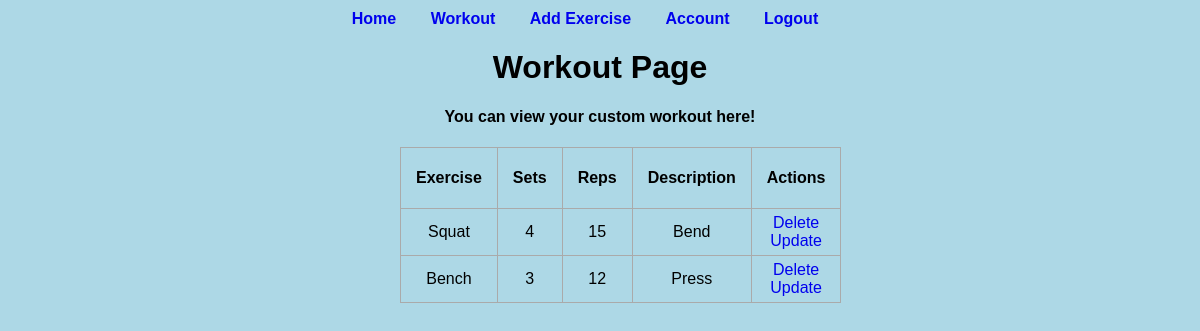
The page /exercises (signed in) on the database as committed earlier.
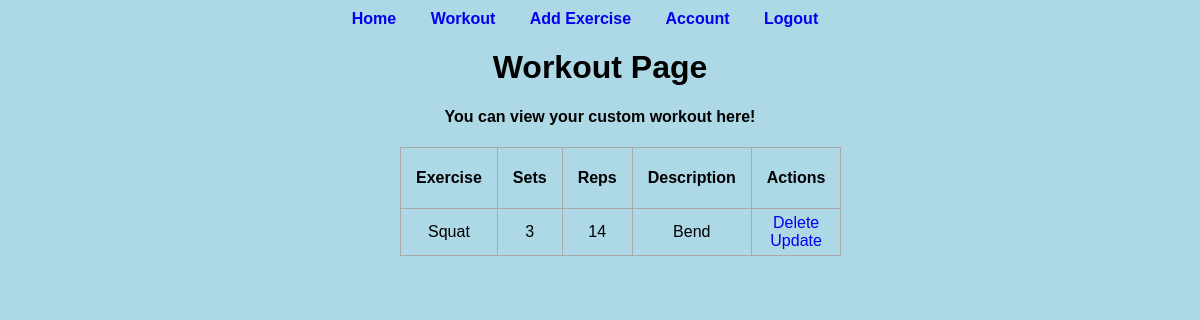
The same page on the database as committed later.
### application/models.py (models this page shows, shortened)
class Exercises(db.Model):
	id = db.Column(db.Integer, primary_key=True)
	exercise_name = db.Column(db.String(50), nullable=False)
	sets = db.Column(db.Integer, nullable=False)
	reps = db.Column(db.Integer, nullable=False)
	muscle_group = db.Column(db.String(50), nullable=False)
	description = db.Column(db.String(100000), nullable=False)
	image = db.Column(db.String(20))

### application/routes.py (the view)
@app.route('/exercises', methods=['POST', 'GET'])
@login_required
def exercises():
	exerciseData = Exercises.query.all()
	return render_template('exercises.html', title='Exercises', exercises=exerciseData)

### application/models.py (called while the page is built)
@login_manager.user_loader
def load_user(id):
	return Users.query.get(int(id))

### application/templates/exercises.html
{% extends "layout.html" %}
{% block bc %}
<div class="content">
	<h1>Workout Page</h1>
	<h4>You can view your custom workout here!</h4>
		<table>
			<tr>
				<th>Exercise</th>
				<th>Sets</th>
				<th>Reps</th>
				<th>Description</th>
				<th>Actions</th>
			</tr>
			<tr>
				{% for exercise in exercises %}
				<td>{{ exercise.exercise_name }}</td>
				<td>{{ exercise.sets }}</td>
				<td>{{ exercise.reps }}</td>
				<td>{{ exercise.description }}</td>
				<td>
					<a href="/delete/{{ exercise.id }}">Delete</a>
					<a href="/update/{{ exercise.id }}">Update</a>
				</td>
			</tr>
			{% endfor %}
		</table>
</div>
{% endblock bc %}

### application/templates/layout.html (shortened to what this page needs)
<!DOCTYPE html>
<html>
<head>
	<link rel="stylesheet"  href="{{ url_for('static', filename='main.css') }}">
</head>
<body>
	<div class="navbar">
		{% if current_user.is_authenticated %}
			<a href="{{ url_for('home') }}">Home</a>
			<a href="{{ url_for('exercises') }}">Workout</a>
			<a href="{{ url_for('edits') }}">Add Exercise</a>
			<a href="{{ url_for('account') }}">Account</a>
			<a href="{{ url_for('logout') }}">Logout</a>
		{% else %}
			<a href="{{ url_for('home') }}">Home</a>
			<a href="{{ url_for('login') }}">Login</a>
			<a href="{{ url_for('register') }}">Register</a>
		{% endif %}
	</div>
	{% block bc %}{% endblock bc %}
</body>
</html>

### application/static/main.css (style rules this page uses)
body { background-color: lightblue; font-family: sans-serif; text-align: center; margin: 0; }
.navbar { text-align: center; margin: 10px; }
.navbar a { padding-right: 30px; font-weight: bold; }
.content { margin: 0 auto; width: 400px; }
table, td, th { border: 1px solid #aaa; }
table { border-collapse: collapse; width: 100% }
th { height: 30px; padding: 15px; }
td { text-align: center; padding: 5px; }
a { text-decoration: none; }

Rows that differ between the two databases and show on the page:
removed Exercises: exercise_name "Bench", sets "3", reps "12", description "Press"
changed Exercises "Squat": sets "4" → "3"; reps "15" → "14"
